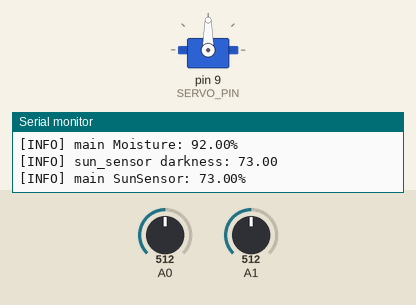
Simulated run of this sketch. Board: Arduino Uno, built with avr-gcc and run on an emulated ATmega328P. Parts: servo, the last lines printed to the serial monitor. The test bench sets the inputs (shaded band); at power-on: A0 = 512, A1 = 512.

Above: at 3.2 s.
3.3 s: A0 set to 844
5.3 s: A0 set to 873
At 6.8 s:
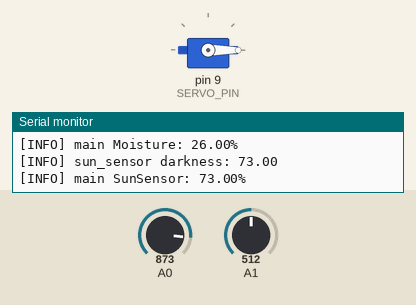
7.8 s: A0 set to 716
At 9.3 s:
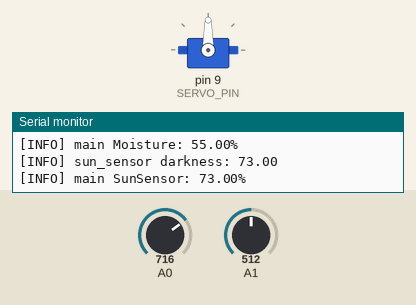
9.9 s: A0 set to 900
At 11.8 s:
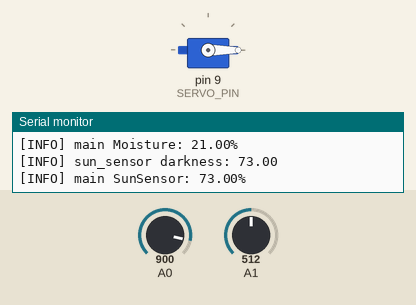
Timing chart, 0 to 13.0 s (numbered marks = the images above; inputs shaded):
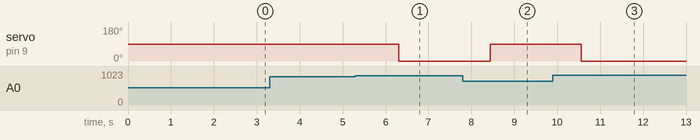

The sketch:

auto_water.ino
```cpp
#include "SoilMoisture.hpp"
#include "SunSensor.hpp"
#include <Servo.h>

const static float MIN_SOIL_MOISTURE = 30.00;
const static float MIN_SUN_SENSOR_DARKNESS = 60.00;
const static uint8_t SERVO_PIN = 9;
const static uint16_t SERVO_START_POS = 90;
const static uint16_t SERVO_CLOSE_POS = SERVO_START_POS;
const static uint16_t SERVO_OPEN_POS = 0;
const static uint16_t WATERING_CHECK_INTERVAL = 1000; // ms

SoilMoisture soil_moisture(A0);
SunSensor sun_sensor(A1);
Servo myservo;
bool watering = false;

void setup() {
  // put your setup code here, to run once:
  Serial.begin(9600);
  myservo.attach(SERVO_PIN);
  myservo.write(SERVO_CLOSE_POS);
  delay(2000);
}

bool soil_moisture_vote(void)
{
  float v;
  v = soil_moisture.read();
  Serial.print("[INFO] main Moisture: ");
  Serial.print(v);
  Serial.println("%");
  return v < MIN_SOIL_MOISTURE;
}

bool sun_sensor_vote(void)
{
  float v;
  v = sun_sensor.read();
  Serial.print("[INFO] main SunSensor: ");
  Serial.print(v);
  Serial.println("%");
  return v > MIN_SUN_SENSOR_DARKNESS;
}
bool need_to_water(void)
{
  bool stat = true;
  stat &= soil_moisture_vote();
  stat &= sun_sensor_vote();
  return stat;
}

void start_watering(void)
{
  myservo.write(SERVO_OPEN_POS);
}

void stop_watering(void)
{
  myservo.write(SERVO_CLOSE_POS);
}

void loop() {
  bool stat = need_to_water();

  // if need to water then water otherwise
  // only stop watering if we were watering
  // and we no longer need to water
  if(!watering && stat)
  {
    start_watering();
    watering = true;
  }
  else if(watering && !stat)
  {
    stop_watering();
    watering = false;
  }

  delay(WATERING_CHECK_INTERVAL);
}
```

AnalogSensor.cpp
```cpp
#include "AnalogSensor.hpp"

#include <Arduino.h>

AnalogSensor::AnalogSensor(const uint8_t analog_pin) :
  m_analog_pin(0)
{
  m_analog_pin = analog_pin;
}

float AnalogSensor::read(const long from_low, const long from_max, const long to_min, const long to_max)
{
    float output;
    uint16_t v;
    v = analogRead(m_analog_pin);
    output = map(v, from_low, from_max, to_min, to_max);
    return output;
}
```

AnalogSensor.hpp
```cpp
#ifndef ANALOG_SENSOR_HPP
#define ANALOG_SENSOR_HPP

#include <Arduino.h>

extern "C" {
#include <inttypes.h>
}

class AnalogSensor
{
  public:
    AnalogSensor(const uint8_t analog_pin);
    float read(const long from_low, const long from_max, const long to_min, const long to_max);

  private:
    uint8_t m_analog_pin;
};

#endif
```

SoilMoisture.cpp
```cpp
#include "SoilMoisture.hpp"

#include <Arduino.h>

SoilMoisture::SoilMoisture(const uint8_t analog_pin) :
  AnalogSensor(analog_pin)
{
}

float SoilMoisture::read(void)
{
    float v;
    v = AnalogSensor::read(FROM_LOW, FROM_MAX, TO_MIN, TO_MAX);
    Serial.print("[INFO] soil_moisture: ");
    Serial.println(v);
    return v;
}
```

SoilMoisture.hpp
```cpp
#ifndef SOIL_MOISTURE_HPP
#define SOIL_MOISTURE_HPP

#include <Arduino.h>
#include "AnalogSensor.hpp"

extern "C" {
#include <inttypes.h>
}

class SoilMoisture : public AnalogSensor
{
  public:

    const static long FROM_LOW = 1020; // Lowest analog value
    const static long FROM_MAX = 470; // Highest analog value
    const static long TO_MIN = 0; // Lowest float value
    const static long TO_MAX = 100; // Highest float value

    SoilMoisture(const uint8_t analog_pin);
    float read(void);
};

#endif
```

SunSensor.cpp
```cpp
#include "SunSensor.hpp"

#include <Arduino.h>

SunSensor::SunSensor(const uint8_t analog_pin) :
  AnalogSensor(analog_pin)
{
}

// Return percentage of darkness
float SunSensor::read(void)
{
    float v;
    v = AnalogSensor::read(FROM_LOW, FROM_MAX, TO_MIN, TO_MAX);
    Serial.print("[INFO] sun_sensor darkness: ");
    Serial.println(v);
    return v;
}
```

SunSensor.hpp
```cpp
#ifndef SUN_SENSOR_HPP
#define SUN_SENSOR_HPP

#include "AnalogSensor.hpp"

extern "C" {
#include <inttypes.h>
}

class SunSensor : public AnalogSensor
{
  public:
    const static long FROM_LOW = 35; // Lowest analog value
    const static long FROM_MAX = 685; // Highest analog value
    const static long TO_MIN = 0; // Lowest float value
    const static long TO_MAX = 100; // Highest float value

    SunSensor(const uint8_t analog_pin);
    float read(void);
};

#endif
```

Measured:
- the behaviour switches between 855 and 856 on A0 (found by bisection; images 0 and 1)
- after the input at 5.3 s, servo on pin 9 (SERVO_PIN): 90° → 0° after 1.0 s
- after the input at 7.8 s, servo on pin 9 (SERVO_PIN): 0° → 90° after 0.64 s
- after the input at 9.9 s, servo on pin 9 (SERVO_PIN): 90° → 0° after 0.66 s
